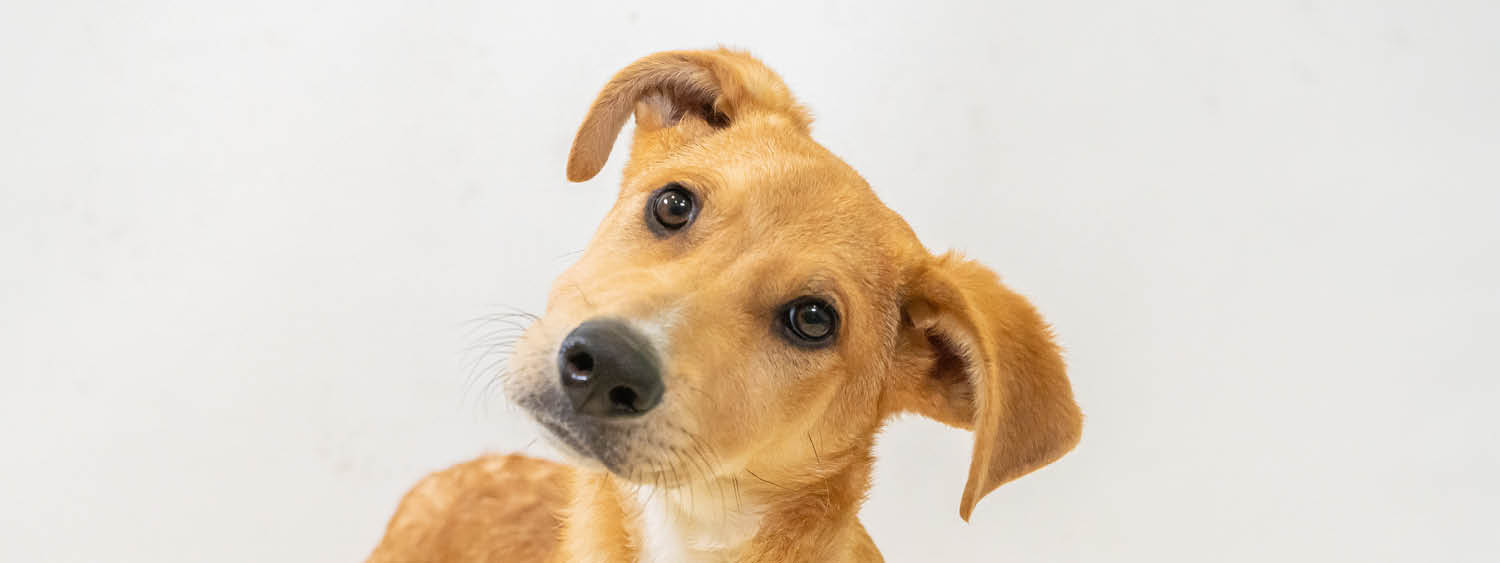
#> input picture week1/worksheet-1/dog.jpg, 1500 x 563 px, found by its file name
$ jupyter execute task.ipynb
#> lines starting #> are read from the running program, lines starting #| are printed output that depends on the picture; after the words box and inside, x2 and y2 are one past the last pixel; in counts of white or black regions, pixels touching at a corner belong together
2 Getting Started with Image Processing with Python.
Introduction to Python Imaging Library(PIL)
2.1 Exercise - 1:
Complete all the Task.
1. Read and display the image.
• Read the image using the Pillow library and display it.
• You can also use matplotlib to display the image.
2. Display only the top left corner of 100x100 pixels.
• Extract the top-left corner of the image (100x100 pixels) and display it using NumPy and
Array Indexing.
3. Show the three color channels (R, G, B).
• Separate the image into its three color channels (Red, Green, and Blue) and display them
individually, labeling each channel as R, G, and B.{Using NumPy.}
4. Modify the top 100 × 100 pixels to a value of 210 and display the resulting image:
• Modify the pixel values of the top-left 100 × 100 region to have a value of 210 (which is a
light gray color), and then display the modified image.

[cell 1]
import numpy as np
from PIL import Image
import matplotlib.pyplot as plt

[cell 2]
image_path = '/content/dog.jpg'  # Replace with your image path
image = Image.open(image_path)
#> image is the input picture: PIL image 1500x563 RGB; mean R, G, B 224.5, 212.7, 198.3

# Display the image using matplotlib
plt.imshow(image)
plt.axis('off')  # Hide axes
plt.title('Original Image')
plt.show()

# Convert the image to a NumPy array
image_array = np.array(image)

# Extract the top-left corner of the image (100x100 pixels)
top_left_corner = image_array[:100, :100]
# Display the top-left corner
plt.imshow(top_left_corner)
plt.axis('off')  # Hide axes
plt.title('Top Left Corner (100x100 pixels)')
plt.show()

# Separate the image into its three color channels (R, G, B)
red_channel = image_array[:, :, 0]   # Red channel
green_channel = image_array[:, :, 1] # Green channel
blue_channel = image_array[:, :, 2]  # Blue channel
# Display the Red channel
plt.imshow(red_channel, cmap='Reds')
plt.axis('off')  # Hide axes
plt.title('Red Channel')
plt.show()

# Display the Green channel
plt.imshow(green_channel, cmap='Greens')
plt.axis('off')  # Hide axes
plt.title('Green Channel')
plt.show()

# Display the Blue channel
plt.imshow(blue_channel, cmap='Blues')
plt.axis('off')  # Hide axes
plt.title('Blue Channel')
plt.show()

# Modify the pixel values of the top-left 100 × 100 region to have a value of 210
image_array[:100, :100] = 210  # Set the top-left 100x100 pixels to a light gray color (210)
#> image_array: shape (563, 1500, 3); 1.18% of pixels changed, all inside (x1, y1, x2, y2) = (0, 0, 100, 100)
# Convert the modified array back to an image
modified_image = Image.fromarray(image_array)
# Display the modified image
plt.imshow(modified_image)
plt.axis('off')  # Hide axes
plt.title('Modified Image (Top-left 100x100 pixels set to 210)')
plt.show()

2.2 Exercise - 2:
Complete all the Task.
1. Load and display a grayscale image.
• Load a grayscale image using the Pillow library.
• Display the grayscale image using matplotlib.
2. Extract and display the middle section of the image (150 pixels).
• Extract a 150 pixel section from the center of the image using NumPy array slicing.
• Display this cropped image using matplotlib.
3. Apply a simple threshold to the image (e.g., set all pixel values below 100 to 0).
• Apply a threshold to the grayscale image: set all pixel values below 100 to 0, and all values
above 100 to 255 (creating a binary image).
• Display the resulting binary image.
4. Rotate the image 90 degrees clockwise and display the result.
• Rotate the image by 90 degrees clockwise using the Pillow rotate method or by manipulating
the image array.
• Display the rotated image using matplotlib.
5. Convert the grayscale image to an RGB image.
• Convert the grayscale image into an RGB image where the grayscale values are replicated
across all three channels (R, G, and B).
• Display the converted RGB image using matplotlib.

[cell 3]
image_path = '/content/dog.jpg'
image = Image.open(image_path).convert('L')  # Load the image and convert to grayscale
#> image: PIL image 1500x563 L
plt.imshow(image, cmap='gray')
plt.title('Grayscale Image')
plt.axis('off')
plt.show()

# Extract the middle section of the image (150 pixels)
image_array = np.array(image)
height, width = image_array.shape
#> height = 563; width = 1500
start_row = (height - 150) // 2
#> start_row = 206
end_row = start_row + 150
#> end_row = 356
cropped_image = image_array[start_row:end_row, :]
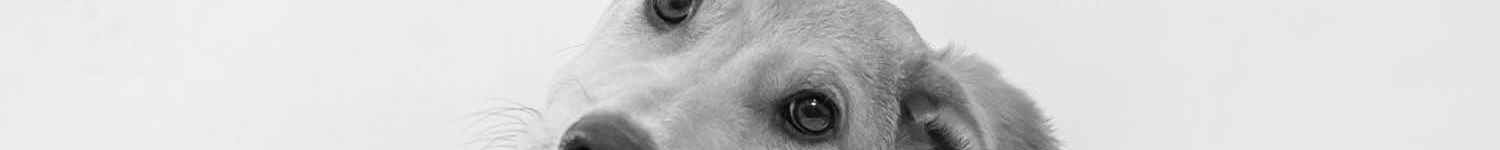
#> cropped_image: shape (150, 1500); min 0, max 244, mean 210.1
plt.imshow(cropped_image, cmap='gray')
plt.title('Cropped Image (Middle 150 pixels)')
plt.axis('off')
plt.show()

# Apply a simple threshold to the image
thresholded_image = np.where(image_array < 100, 0, 255)
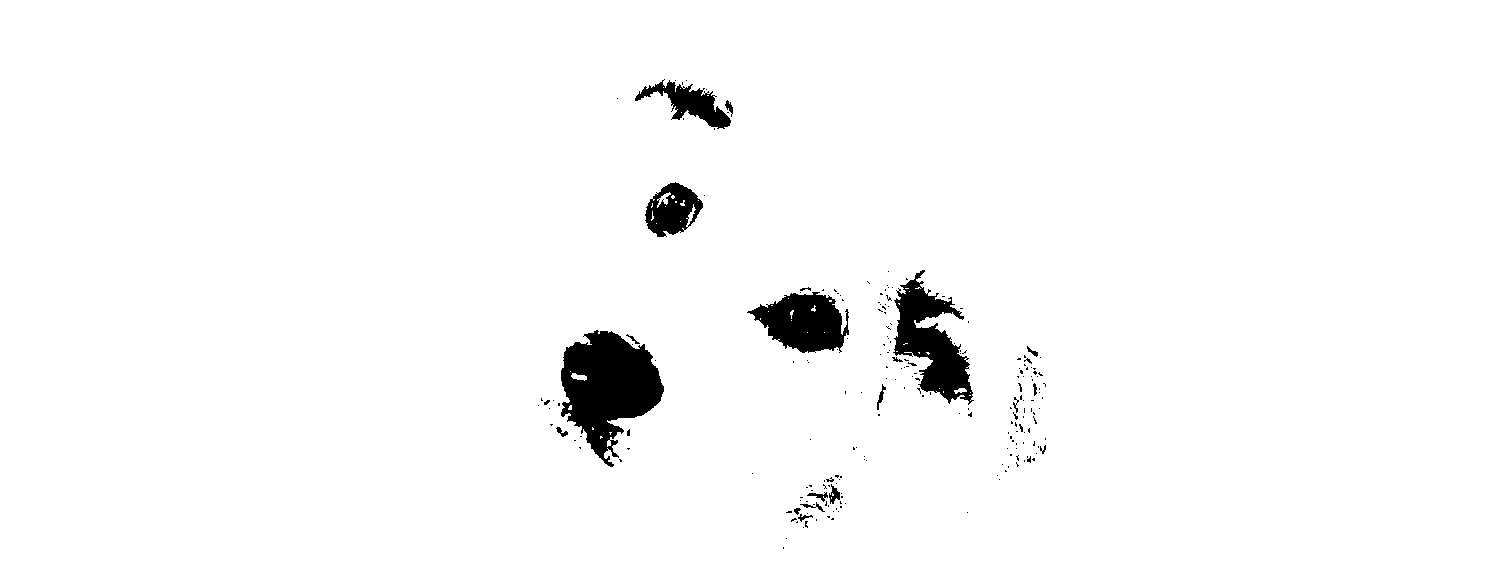
#> thresholded_image: shape (563, 1500) int64; 97.4% white; 214 black regions (193 under 20 px), largest, box (x1, y1, x2, y2) and area: (561, 330, 664, 467) 8154, (893, 270, 974, 405) 4979, (747, 292, 849, 353) 3943
plt.imshow(thresholded_image, cmap='gray')
plt.title('Thresholded Image')
plt.axis('off')
plt.show()

# Rotate the image 90 degrees clockwise
rotated_image = image.rotate(-90)  # Rotate 90 degrees clockwise
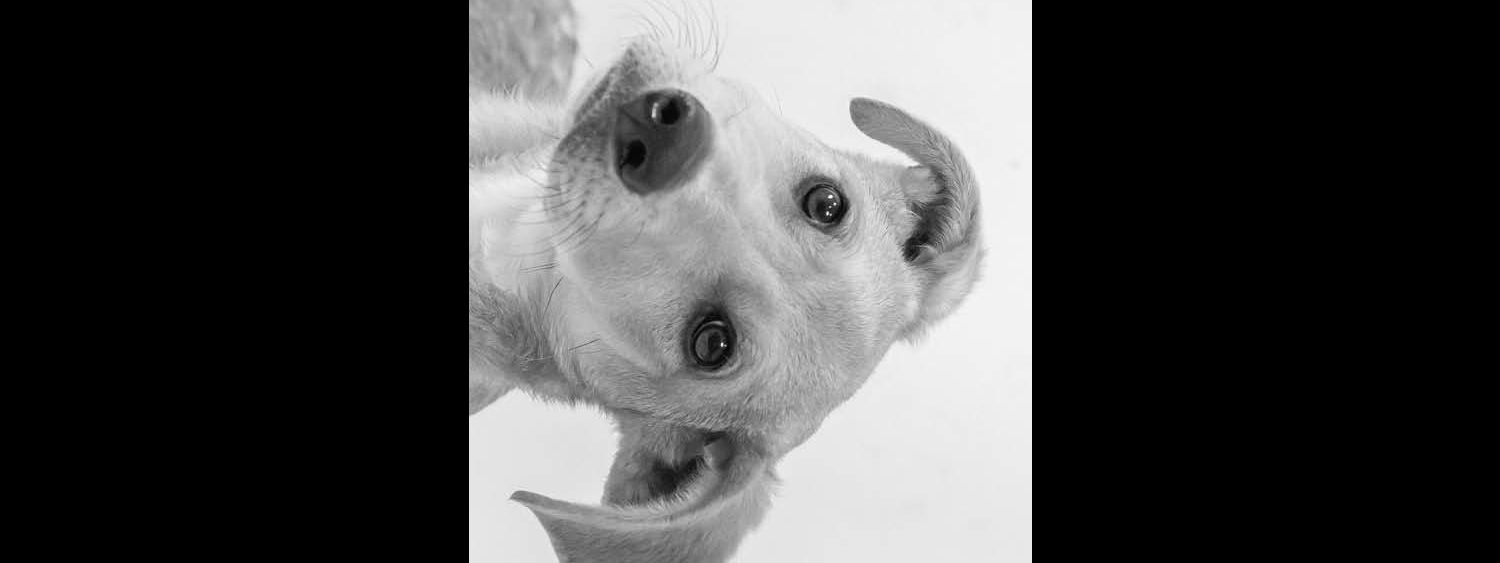
#> rotated_image: PIL image 1500x563 L; min 0, max 254, mean 69.9
plt.imshow(rotated_image, cmap='gray')
plt.title('Rotated Image (90 degrees clockwise)')
plt.axis('off')
plt.show()

# Convert the grayscale image to an RGB image
rgb_image = Image.merge("RGB", (image, image, image))
plt.imshow(rgb_image)
plt.title('Converted RGB Image')
plt.axis('off')
plt.show()

[cell 4]
# =============================================
# PCA from Scratch for Image Compression
# =============================================

# 1. Load and Prepare Data
image_path = '/content/dog.jpg'
image = Image.open(image_path).convert('L')
image_array = np.array(image, dtype=np.float64)
#> image_array: shape (563, 1500) float64

plt.imshow(image_array, cmap='gray')
plt.title('Original Grayscale Image')
plt.axis('off')
plt.show()
print(f"Image shape: {image_array.shape}")
#| Image shape: (563, 1500)

# Center/Standardize the data (subtract mean of each row)
mean = np.mean(image_array, axis=1, keepdims=True)
#> mean = 563 values, max 236.9 at index 0, min 191.3 at index 396, mean 214.7
standardized_data = image_array - mean

# Calculate the covariance matrix
cov_matrix = np.cov(standardized_data)
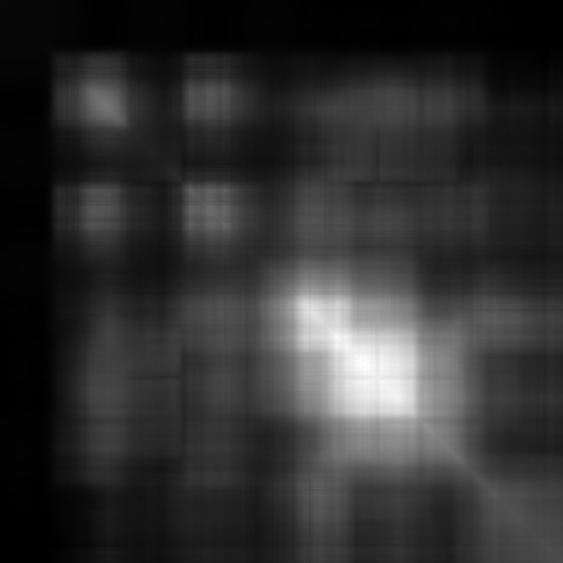
#> cov_matrix: shape (563, 563) float64; min -80.24, max 3638.1, mean 631.9; drawn with min black and max white
print(f"Covariance matrix shape: {cov_matrix.shape}")
#| Covariance matrix shape: (563, 563)

# =============================================
# 2. Eigen Decomposition and Identifying Principal Components
# =============================================

# Compute Eigenvalues and Eigenvectors
eigenvalues, eigenvectors = np.linalg.eigh(cov_matrix)
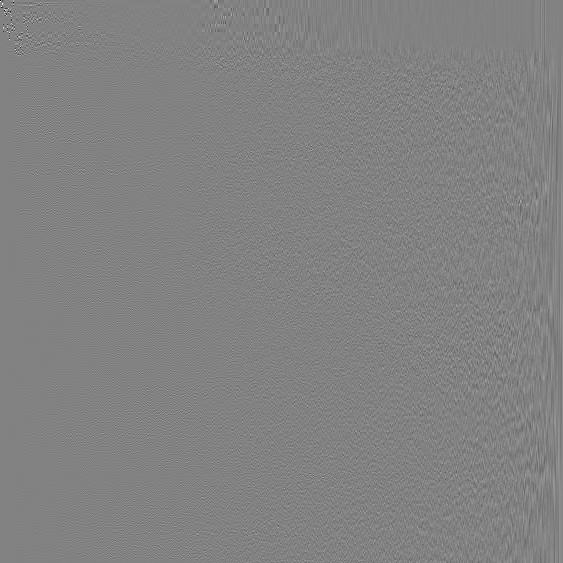
#> eigenvectors: shape (563, 563) float64; min -0.736, max 0.707, mean 0.000114; drawn with min black and max white
#> eigenvalues = 563 values from -2.5e-11 to 493612

# Sort eigenvalues in descending order
sorted_indices = np.argsort(eigenvalues)[::-1]
#> sorted_indices = 563 values, max 562 at index 0, min 0 at index 562, mean 281
eigenvalues = eigenvalues[sorted_indices]
#> eigenvalues = 563 values, max 493612 at index 0, min -2.5e-11 at index 562, mean 1438.8
eigenvectors = eigenvectors[:, sorted_indices]

# Compute explained variance ratio and cumulative sum
explained_variance_ratio = eigenvalues / np.sum(eigenvalues)
#> explained_variance_ratio = 563 values, max 0.609 at index 0, min -3.09e-17 at index 562, mean 0.00178
cumulative_variance = np.cumsum(explained_variance_ratio)
#> cumulative_variance = 563 values from 0.609 to 1

# Plot cumulative explained variance
plt.figure(figsize=(8, 5))
plt.plot(cumulative_variance, linewidth=2)
plt.xlabel('Number of Principal Components')
plt.ylabel('Cumulative Explained Variance')
plt.title('Cumulative Explained Variance vs Number of PCs')
plt.axhline(y=0.95, color='r', linestyle='--', label='95% variance')
plt.axhline(y=0.90, color='g', linestyle='--', label='90% variance')
plt.axhline(y=0.80, color='orange', linestyle='--', label='80% variance')
plt.legend()
plt.grid(True)
plt.show()
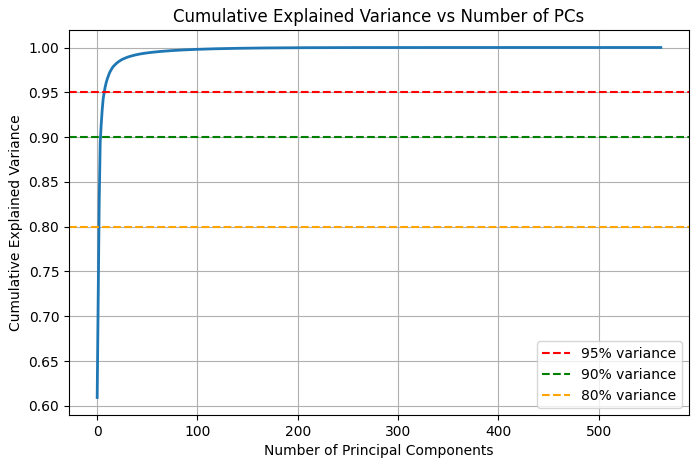
#> figure drawn by matplotlib, 1 panel; curve peaks at x = 560, y = 1

# =============================================
# 3. Reconstruction and Experiment
# =============================================

# Find number of components for different explained variance thresholds
variance_thresholds = [0.80, 0.90, 0.95, 0.99]
k_values = []
for threshold in variance_thresholds:
    k = np.argmax(cumulative_variance >= threshold) + 1
    k_values.append(k)
    print(f"Explained Variance >= {threshold*100:.0f}%: k = {k} components")
#> this loop made 4 passes
#> k on passes 1 to 4: 3, 5, 9, 34
#| Explained Variance >= 80%: k = 3 components
#| Explained Variance >= 90%: k = 5 components
#| Explained Variance >= 95%: k = 9 components
#| Explained Variance >= 99%: k = 34 components
#> after the loop, k_values = [3, 5, 9, 34]

# Reconstruct images with different numbers of principal components
fig, axes = plt.subplots(1, 5, figsize=(20, 5))

# Original image
axes[0].imshow(image_array, cmap='gray')
axes[0].set_title('Original')
axes[0].axis('off')

for i, (k, threshold) in enumerate(zip(k_values, variance_thresholds)):
    # Select top k eigenvectors
    top_eigenvectors = eigenvectors[:, :k]

    # Project data onto principal components (lower-dimensional representation)
    projected = np.dot(top_eigenvectors.T, standardized_data)

    # Reconstruct the image
    reconstructed = np.dot(top_eigenvectors, projected) + mean

    # Clip values to valid pixel range
    reconstructed = np.clip(reconstructed, 0, 255)

    axes[i + 1].imshow(reconstructed, cmap='gray')
    axes[i + 1].set_title(f'{threshold*100:.0f}% Var\n(k={k})')
    axes[i + 1].axis('off')
#> this loop made 4 passes
#> (k, threshold) on passes 1 to 4: (3, 0.8), (5, 0.9), (9, 0.95), (34, 0.99)
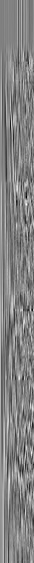
#> top_eigenvectors: shape (563, 34) float64; min -0.188, max 0.181, mean 0.00187; drawn with min black and max white

plt.suptitle('PCA Image Compression - Different Explained Variance Levels', fontsize=14)
plt.tight_layout()
plt.show()
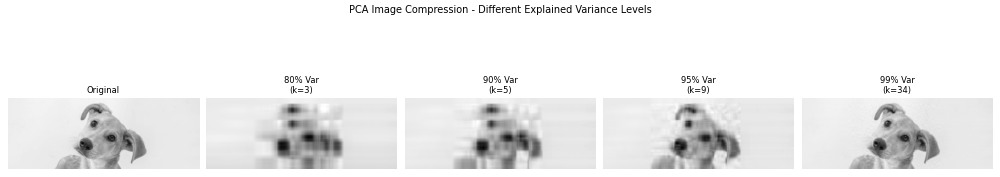
#> figure drawn by matplotlib, 5 panels

# =============================================
# Evaluation: Reconstruction Error (MSE)
# =============================================
print("\n--- Reconstruction Error (MSE) ---")
for k, threshold in zip(k_values, variance_thresholds):
    top_eigenvectors = eigenvectors[:, :k]
    projected = np.dot(top_eigenvectors.T, standardized_data)
    reconstructed = np.dot(top_eigenvectors, projected) + mean
    reconstructed = np.clip(reconstructed, 0, 255)
    mse = np.mean((image_array - reconstructed) ** 2)
    print(f"Variance {threshold*100:.0f}% (k={k}): MSE = {mse:.2f}")
#> this loop made 4 passes
#> (k, threshold, mse) on passes 1 to 4: (3, 0.8, 249.5), (5, 0.9, 123.7), (9, 0.95, 63.03), (34, 0.99, 14.1)
#| Variance 80% (k=3): MSE = 249.45
#| Variance 90% (k=5): MSE = 123.67
#| Variance 95% (k=9): MSE = 63.03
#| Variance 99% (k=34): MSE = 14.10
#> pass 3, `reconstructed = np.dot(top_eigenvectors, projected) + mean`:
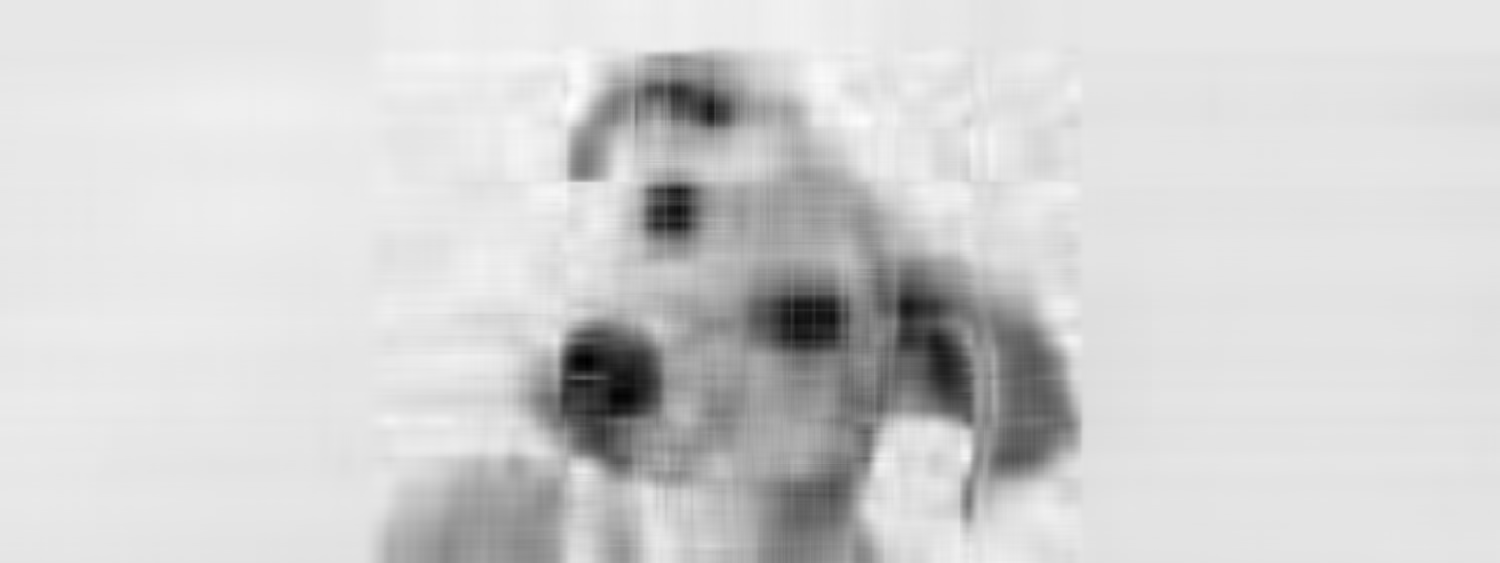
#> reconstructed: shape (563, 1500) float64; min 15.29, max 257.4, mean 214.7; drawn with min black and max white
